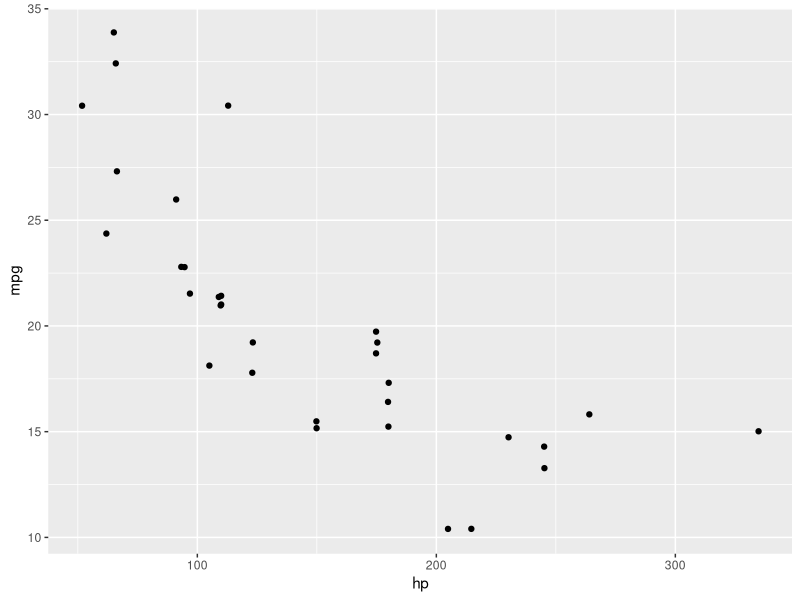
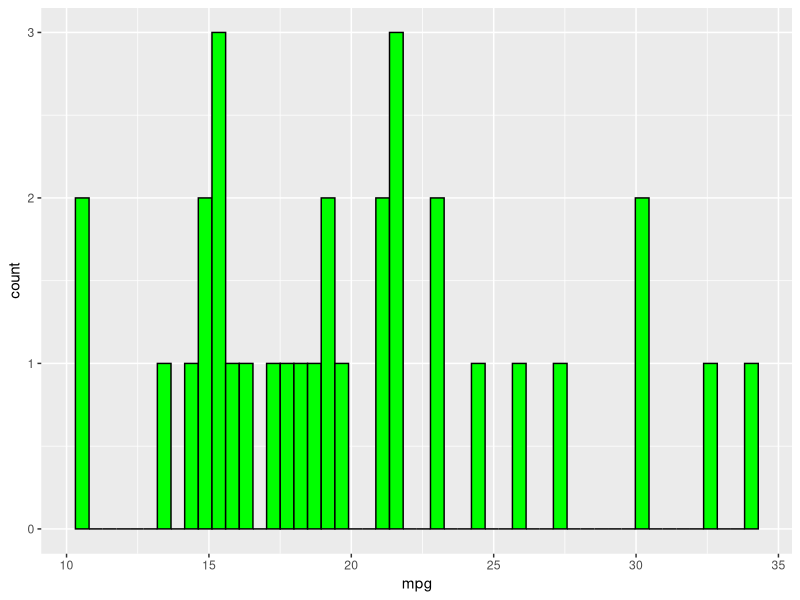
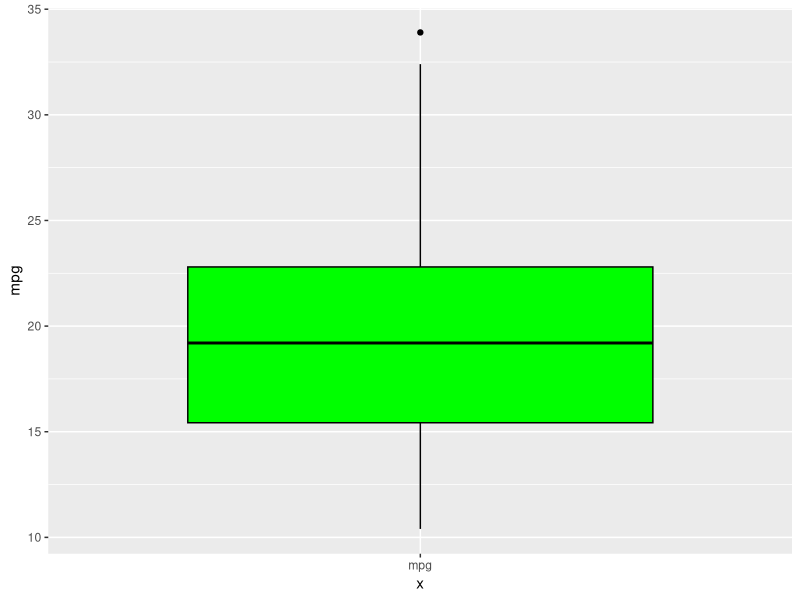

Here is the R script that generated these plots, in order:
## ---- chunk 1
require(ggplot2)
ggplot(data=mtcars, aes(x=hp, y=mpg)) + geom_jitter() + xlab("hp") + ylab("mpg")
## ---- chunk 2
ggplot(data=mtcars, aes(x=mpg)) + geom_histogram(fill="green", color="black", bins=50)
## ---- chunk 3
ggplot(data=mtcars, aes(x="mpg", y=mpg)) + geom_boxplot(fill="green", color="black")
